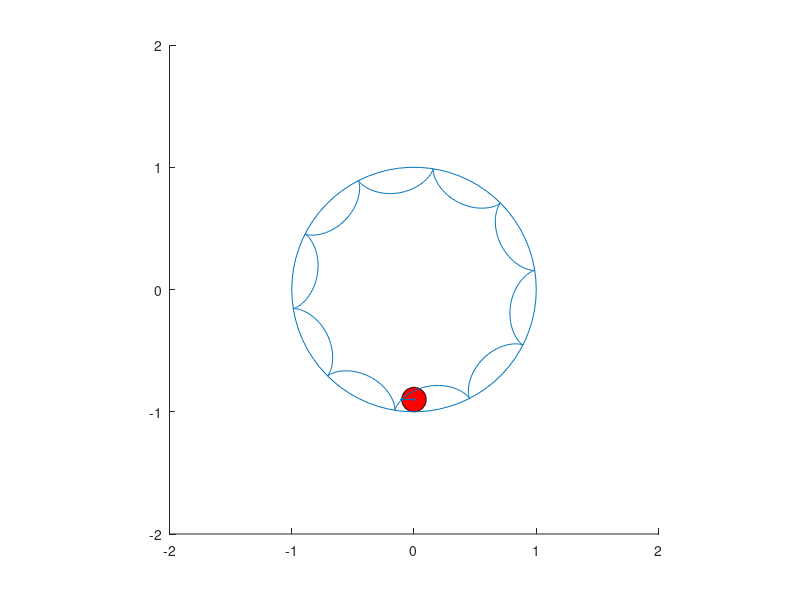

MATLAB code for this plot:
function anim_hypotrochoid

%animation of HYPOTROCHOID
%hypotrochoid(r1,r2,len);
%r1=radius of fixed circle on which smaller circle rolls
%r2=radius of rolling circle
%len=line connected to centre of rolling circle
%example: hypotrochoid(1,0.25,0.5);
%         hypotrochoid(1,0.25,1);
%this code also trace hypocycloid
%when r2=len then it becomes hypocycloid
%example for hypocycloid: hypotrochoid(1,0.25,0.25);
%always keep r1>r2
n=0;
dtheta=pi/20;  %increase in angle per iteration
r1=1;          %radius of fixed circle on which smaller circle rolls
r2=0.1;        %radius of rolling circle
len=0.1;       %line connected to centre of rolling circle
roughx=[];     %variable to trace trochoid
roughy=[];     %variable to trace trochoid
upto=2*r1*pi/r2+dtheta; %rotate upto
t=linspace(0,2*pi,75);

[x,y]=pol2cart(t,r2);
h1=patch(x,y,'r');%draw rolling circle


[phil,rl]=cart2pol([-len 0],[0 0]);
h2=line(0,0);%draw line connected to centre of rolling circle

[x_fix,y_fix]=pol2cart(t,r1);
line(x_fix,y_fix);%draw fixed circle,only once because it is fixed

axis equal
axis(r1*[-2 2 -2 2]) %fix axis

while n<upto && ishandle(h1)
    [xl,yl]=pol2cart(phil-n,rl); %rotate line
    [x2,y2]=transform2d(xl,yl,0,-(r1-r2),n*r2/r1,0,r1-r2);
    set(h2,'xdata',x2,'ydata',y2);%draw line
    
    [x,y]=pol2cart(t,r2); %rotate circle
    [x3,y3]=transform2d(x,y,0,-(r1-r2),n*r2/r1,0,r1-r2);
    set(h1,'xdata',x3,'ydata',y3);%draw rolling circle
    
    line([roughx x2(1)],[roughy y2(1)]);%trace trochoid
    roughx=x2(1);
    roughy=y2(1);
    
    pause(0.025)
    n=n+dtheta;
end

function [xd,yd]=transform2d(x,y,tx,ty,phi,xr,yr)
%2d transformation without scaling
%[xd,yd]=transform2d(x,y,tx,ty,phi,xr,yr)
xd=x.*cos(phi)-y.*sin(phi)+xr.*(1-cos(phi))+yr.*sin(phi)+tx;
yd=x.*sin(phi)+y.*cos(phi)+yr.*(1-cos(phi))-xr.*sin(phi)+ty;
